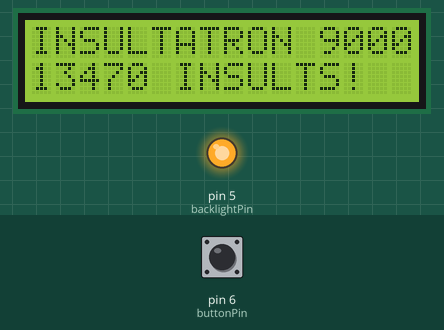
Recording of a sketch running on a simulated Arduino Uno, built with avr-gcc and run on an emulated ATmega328P. Parts: 16×2 character LCD, output pins drawn as LEDs (lit = HIGH). The test bench sets the inputs (shaded band); at power-on: pin 6 (buttonPin) HIGH. Random numbers use the default seed unless the sketch sets one.

Above: at 1.2 s.
1.3 s: pin 6 (buttonPin) pulled LOW for 0.15 s
At 2.6 s:
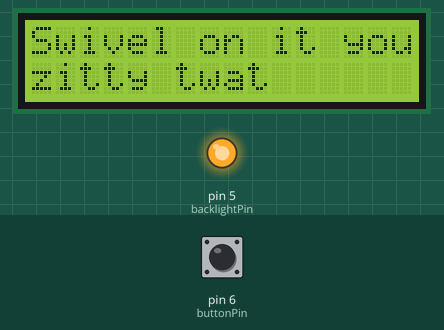
4.4 s: pin 6 (buttonPin) pulled LOW for 1 s
At 5.0 s:
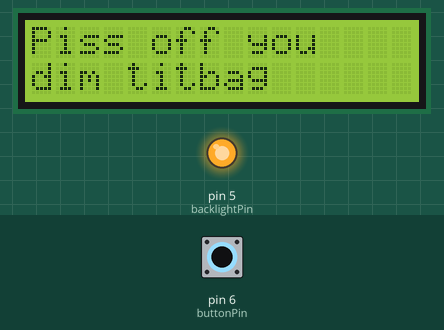
8.4 s: pin 6 (buttonPin) pulled LOW for 0.15 s
At 9.2 s:
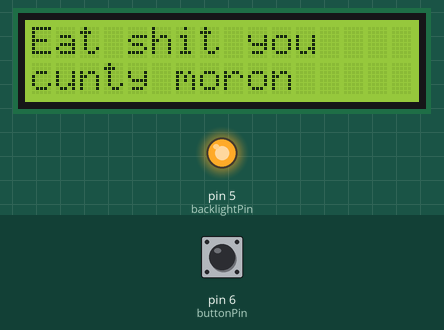
11.5 s: pin 6 (buttonPin) pulled LOW for 3.2 s
At 12.7 s:
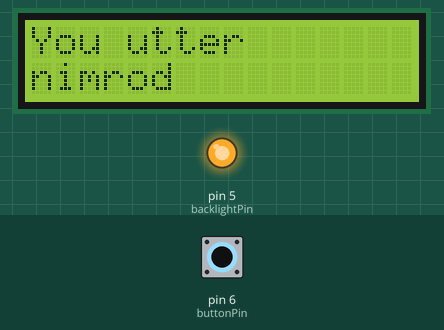
17.5 s: pin 6 (buttonPin) pulled LOW for 0.15 s
At 18.5 s:
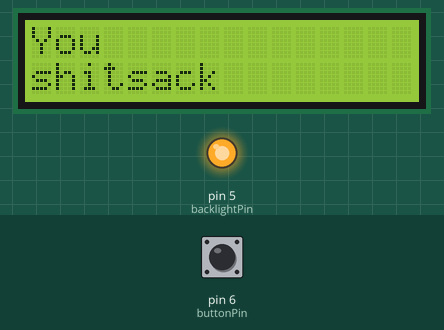
20.6 s: pin 6 (buttonPin) pulled LOW for 1 s
At 20.9 s:
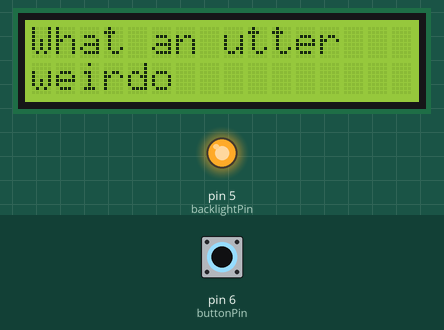
Timing chart, 0 to 36.8 s (numbered marks = the images above; inputs shaded):
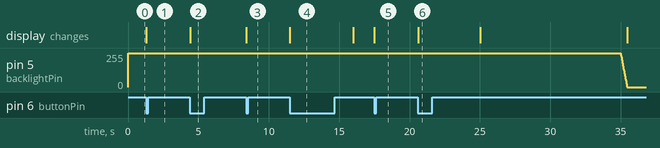

Measured:
- after the input at 1.3 s, the display: changes at once (image 1)
- after the input at 17.5 s, the display: changes at once (image 5)

The sketch:

RandomInsultGenerator.ino
```cpp
/*
  Arduino sketch that generates an insulting sentence and displays it on a character display.

  The circuit:
    lcd RS pin to digital pin 7
    lcd Enable pin to digital pin 8
    lcd D4 pin to digital pin 9
    lcd D5 pin to digital pin 10
    lcd D6 pin to digital pin 11
    lcd D7 pin to digital pin 12

    lcd backlight transistor to digital pin 5 (2n7000 mosfet or similar)
    button to digital pin 6

    Rewritten to use PROGMEM instead of arduino String objects.

*/

#include <avr/pgmspace.h>
#include <LiquidCrystal.h>

const int insultTime = 5;
const int splashTime = 10;
const int buttonPin = 6;
const int backlightPin = 5;

const char command_0[] PROGMEM = "Fuck off";
const char command_1[] PROGMEM =   "Get bent";
const char command_2[] PROGMEM =   "Suck a dick";
const char command_3[] PROGMEM =   "Eat shit";
const char command_4[] PROGMEM =   "Go to hell";
const char command_5[] PROGMEM =   "Get fucked";
const char command_6[] PROGMEM =   "Piss off";
const char command_7[] PROGMEM =   "Get tae fuck";
const char command_8[] PROGMEM =   "Bugger off";
const char command_9[] PROGMEM =   "Bog off";
const char command_10[] PROGMEM =   "Swivel on it";
const char command_11[] PROGMEM =   "Take a hike";
const char command_12[] PROGMEM =   "Get a wash";
const char command_13[] PROGMEM =   "Leave me be";
const char command_14[] PROGMEM =   "Shit on it";
const char command_15[] PROGMEM =   "Shut it";
const char command_16[] PROGMEM =   "Belt up";
const char command_17[] PROGMEM =   "Bite me";
const char command_18[] PROGMEM =   "Give over";
const char command_19[] PROGMEM =   "Buzz off";
const char command_20[] PROGMEM =   "Go get AIDS";

const char observation_0[] PROGMEM = "You total";
const char observation_1[] PROGMEM = "You're a real";
const char observation_2[] PROGMEM = "You're such a";
const char observation_3[] PROGMEM = "You utter";
const char observation_4[] PROGMEM = "You complete";
const char observation_5[] PROGMEM = "You";
const char observation_6[] PROGMEM = "What an utter";
const char observation_7[] PROGMEM = "You're a";

const char adjective_0[] PROGMEM = "weak";
const char adjective_1[] PROGMEM = "fat";
const char adjective_2[] PROGMEM = "ugly";
const char adjective_3[] PROGMEM = "thick";
const char adjective_4[] PROGMEM = "toxic";
const char adjective_5[] PROGMEM = "utter";
const char adjective_6[] PROGMEM = "fucking";
const char adjective_7[] PROGMEM = "stupid";
const char adjective_8[] PROGMEM = "pompous";
const char adjective_9[] PROGMEM = "spotty";
const char adjective_10[] PROGMEM = "zitty";
const char adjective_11[] PROGMEM = "dim";
const char adjective_12[] PROGMEM = "scabby";
const char adjective_13[] PROGMEM = "smelly";
const char adjective_14[] PROGMEM = "fithy";
const char adjective_15[] PROGMEM = "dirty";
const char adjective_16[] PROGMEM = "failed";
const char adjective_17[] PROGMEM = "cunty";
const char adjective_18[] PROGMEM = "little";
const char adjective_19[] PROGMEM = "sweaty";
const char adjective_20[] PROGMEM = "silly";

const char insult_0[] PROGMEM = "cunt";
const char insult_1[] PROGMEM = "bitch";
const char insult_2[] PROGMEM = "prick";
const char insult_3[] PROGMEM = "arsehole";
const char insult_4[] PROGMEM = "dickhead";
const char insult_5[] PROGMEM = "wanker";
const char insult_6[] PROGMEM = "twat";
const char insult_7[] PROGMEM = "fucker";
const char insult_8[] PROGMEM = "smeghead";
const char insult_9[] PROGMEM = "bastard";
const char insult_10[] PROGMEM = "cretin";
const char insult_11[] PROGMEM = "cumstain";
const char insult_12[] PROGMEM = "douche";
const char insult_13[] PROGMEM = "dumbass";
const char insult_14[] PROGMEM = "freak";
const char insult_15[] PROGMEM = "moron";
const char insult_16[] PROGMEM = "nimrod";
const char insult_17[] PROGMEM = "shithead";
const char insult_18[] PROGMEM = "veruca";
const char insult_19[] PROGMEM = "shitsack";
const char insult_20[] PROGMEM = "plonker";
const char insult_21[] PROGMEM = "snob";
const char insult_22[] PROGMEM = "titbag";
const char insult_23[] PROGMEM = "troll";
const char insult_24[] PROGMEM = "wretch";
const char insult_25[] PROGMEM = "failure";
const char insult_26[] PROGMEM = "wannabe";
const char insult_27[] PROGMEM = "weirdo";
const char insult_28[] PROGMEM = "noob";
const char insult_29[] PROGMEM = "oddball";

// Then set up a table to refer to your strings.

const char *const command_table[] PROGMEM = {command_0,
                                             command_1,
                                             command_2,
                                             command_3,
                                             command_4,
                                             command_5,
                                             command_6,
                                             command_7,
                                             command_8,
                                             command_9,
                                             command_10,
                                             command_11,
                                             command_12,
                                             command_13,
                                             command_14,
                                             command_15,
                                             command_16,
                                             command_17,
                                             command_18,
                                             command_19,
                                             command_20
                                            };

const char *const observation_table[] PROGMEM = {observation_0,
                                                 observation_1,
                                                 observation_2,
                                                 observation_3,
                                                 observation_4,
                                                 observation_5,
                                                 observation_6,
                                                 observation_7
                                                };

const char *const adjective_table[] PROGMEM = { adjective_0,
                                                adjective_1,
                                                adjective_2,
                                                adjective_3,
                                                adjective_4,
                                                adjective_5,
                                                adjective_6,
                                                adjective_7,
                                                adjective_8,
                                                adjective_9,
                                                adjective_10,
                                                adjective_11,
                                                adjective_12,
                                                adjective_13,
                                                adjective_14,
                                                adjective_15,
                                                adjective_16,
                                                adjective_17,
                                                adjective_18,
                                                adjective_19,
                                                adjective_20
                                              };

const char *const insult_table[] PROGMEM = {    insult_0,
                                                insult_1,
                                                insult_2,
                                                insult_3,
                                                insult_4,
                                                insult_5,
                                                insult_6,
                                                insult_7,
                                                insult_8,
                                                insult_9,
                                                insult_10,
                                                insult_11,
                                                insult_12,
                                                insult_13,
                                                insult_14,
                                                insult_15,
                                                insult_16,
                                                insult_17,
                                                insult_18,
                                                insult_19,
                                                insult_20,
                                                insult_21,
                                                insult_22,
                                                insult_23,
                                                insult_24,
                                                insult_25,
                                                insult_26,
                                                insult_27,
                                                insult_28,
                                                insult_29
                                           };

size_t commandCount = sizeof(command_table) / sizeof(command_table[0]);
size_t observationCount = sizeof(observation_table) / sizeof(observation_table[0]);
size_t adjectiveCount = sizeof(adjective_table) / sizeof(adjective_table[0]);
size_t insultCount = sizeof(insult_table) / sizeof(insult_table[0]);

char buffer[15];  // make sure this is large enough for the largest string it must hold

// Holds the current and last states of the button
char buttonState = 1;
char lastButtonState = 1;

//Holds the current and previous timer readings
int timer;
int timerOld;

// Status variable that keeps track of which screen is visible
byte screenNumber = 1;

byte brightness = 255;

// initialize the LCD library
LiquidCrystal lcd(7, 8, 9, 10, 11, 12);


void setup() {
  //  Serial.begin(9600);
  //  while (!Serial);                  // wait for serial port to connect. Needed for native USB
  pinMode(buttonPin, INPUT_PULLUP);     // Set pinmode to input with internal pullup
  pinMode(backlightPin, OUTPUT);        // Set pinmode to output
  digitalWrite(backlightPin, HIGH);     // Set backlight pin high
  randomSeed(analogRead (A0));          //Seed the random function with two unconnected pins
  lcd.begin(16, 2);                     //Set up lcd display with correct size
  timer = millis() / 1000;              //Set up timer variable
  splashScreen();                       //Load splash screen
}

void loop() {
  buttonState = digitalRead(buttonPin);       // Read button pin
  if (buttonState != lastButtonState) {       // If the button is in a different state to the last reading call the insult function
    if (buttonState == LOW) {
      insultMe();
    }
    lastButtonState = buttonState;            //Store the last button state
  }
  timer = millis() / 1000;                    //Store the current timer value

  /*
    If there have been more than the set number of seconds between the old timer reading and
    the current timer reading AND the splash screen is not currently being displayed
    then call the splash screen
  */
  if (timer - timerOld >= insultTime && screenNumber == 1) {
    splashScreen();
  }

  /*
    If there have been more than the set numnber of seconds between the old timer reading and
    the current timer reading AND the splash screen is currently being displayed
    then dim the backlight and clear the screen.
  */
  if (timer - timerOld >= splashTime && screenNumber == 0 && brightness > 0) {
    if (millis() % 20 == 0) {
      brightness--;
      analogWrite(backlightPin, brightness) ;
    }
    if (brightness == 0) {
      lcd.clear();
    }
  }

}

void insultMe() {
  brightness = 255;                                         // Set brigntness variable
  analogWrite(backlightPin, brightness);                    // Write brightness
  screenNumber = 1;                                         // Set the screen status variable to 1
  timerOld = timer;                                         // Store the current value of the timer variable in the timerOld variable
  char insultType = random(2);                              // Randomly select which type of insult to generate
  char idxc = random(commandCount);                         // Generate random number for command_table index
  char idxo = random(observationCount);                     // Generate random number for observation_table index
  char idxa = random(adjectiveCount);                       // Generate random number for adjective_table index
  char idxi = random(insultCount);                          // Generate random number for insult_table index


  lcd.setCursor(0, 0);                                      // Move cursor to home position
  lcd.clear();                                              // Clear LCD

  /*
    If insult type is 0 print a command, an adjective and then an insult.
    If insult tyoe is 1 print an observation and then an insult.
  */
  if (insultType == 0) {
    strcpy_P(buffer, (char *)pgm_read_word(&(command_table[idxc])));  // Necessary casts and dereferencing, just copy.
    lcd.print(buffer);
    lcd.print(" you");
    lcd.setCursor(0, 1);
    strcpy_P(buffer, (char *)pgm_read_word(&(adjective_table[idxa])));  // Necessary casts and dereferencing, just copy.
    lcd.print(buffer);
    lcd.print(" ");

  } else {
    strcpy_P(buffer, (char *)pgm_read_word(&(observation_table[idxo])));  // Necessary casts and dereferencing, just copy.
    lcd.print(buffer);
    lcd.setCursor(0, 1);
  }

  strcpy_P(buffer, (char *)pgm_read_word(&(insult_table[idxi])));  // Necessary casts and dereferencing, just copy.
  lcd.print(buffer);
}

void splashScreen() {
  brightness = 255;
  analogWrite(backlightPin, brightness);
  screenNumber = 0;                                       // Set the screen status variable to 0
  timerOld = timer;                                       // Store the current value of the timer variable in the timerOld variable
  lcd.clear();                                            // Clear screen (sometimes it loads up with garbage)
  lcd.setCursor(0, 0);                                    // Set the cursor to row 0, column 0
  lcd.print("INSULTATRON 9000");                          // Print splash text
  lcd.setCursor(0, 1);                                    // Set the cursor to row 1, column 0
  lcd.print(commandCount * adjectiveCount * insultCount + observationCount * insultCount); // Print total number of possible insults
  lcd.print(" INSULTS!");                                 // Print rest of message
}
```
